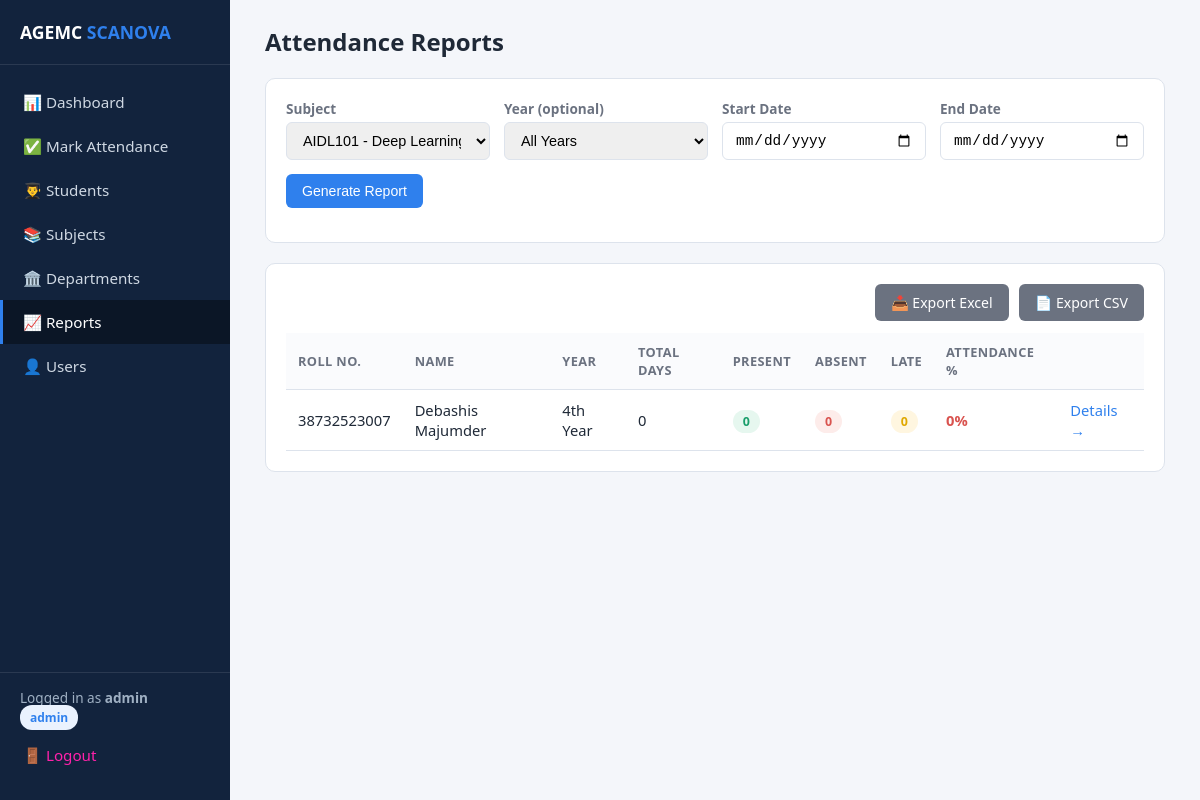
/reports?subject_id=1 (signed in), run on the app's committed database.
### app.py (models this page shows)
class Student(db.Model):
    id = db.Column(db.Integer, primary_key=True)
    roll_no = db.Column(db.String(30), unique=True, nullable=False)
    name = db.Column(db.String(100), nullable=False)
    email = db.Column(db.String(120))
    phone = db.Column(db.String(20))
    department_id = db.Column(db.Integer, db.ForeignKey('department.id'), nullable=False)
    year = db.Column(db.String(20), nullable=False, default='1st Year')
    attendance_records = db.relationship('Attendance', backref='student', lazy=True, cascade="all, delete-orphan")

### app.py (the view)
@app.route('/reports')
@login_required
def reports():
    all_subjects = Subject.query.all()
    subject_id = request.args.get('subject_id', type=int)
    year_filter = request.args.get('year', '')
    start_date = request.args.get('start_date')
    end_date = request.args.get('end_date')
    report_data = []
    if subject_id:
        _, students_list = _report_students(subject_id, year_filter)
        for student in students_list:
            total, present, absent, late, percentage = _attendance_summary(student.id, subject_id, start_date, end_date)
            report_data.append({
                'student': student, 'total': total, 'present': present,
                'absent': absent, 'late': late, 'percentage': percentage
            })
    return render_template('reports.html', subjects=all_subjects, report_data=report_data,
                            selected_subject=subject_id, selected_year=year_filter,
                            start_date=start_date, end_date=end_date)

### app.py (called while the page is built)
def login_required(f):
    @wraps(f)
    def decorated(*args, **kwargs):
        if 'user_id' not in session:
            flash('Please log in first.', 'warning')
            return redirect(url_for('login'))
        return f(*args, **kwargs)
    return decorated

@app.context_processor
def inject_user():
    return dict(current_user_role=session.get('role'), current_username=session.get('username'),
                year_choices=YEAR_CHOICES)

def _attendance_summary(student_id, subject_id, start_date, end_date):
    q = Attendance.query.filter_by(student_id=student_id, subject_id=subject_id)
    if start_date:
        q = q.filter(Attendance.date >= datetime.strptime(start_date, '%Y-%m-%d').date())
    if end_date:
        q = q.filter(Attendance.date <= datetime.strptime(end_date, '%Y-%m-%d').date())
    records = q.all()
    total = len(records)
    present = len([r for r in records if r.status == 'Present'])
    absent = len([r for r in records if r.status == 'Absent'])
    late = len([r for r in records if r.status == 'Late'])
    percentage = round((present + late) / total * 100, 1) if total > 0 else 0
    return total, present, absent, late, percentage

def _report_students(subject_id, year_filter):
    subject = Subject.query.get_or_404(subject_id)
    q = Student.query.filter_by(department_id=subject.department_id)
    if year_filter:
        q = q.filter_by(year=year_filter)
    return subject, q.order_by(Student.roll_no).all()

### templates/reports.html (shortened to what this page needs)
{% extends "base.html" %}
{% block content %}
<div class="topbar"><h1>Attendance Reports</h1></div>
<div class="card">
  <form method="GET">
    <div class="form-row">
      <div>
        <label>Subject</label>
        <select name="subject_id" required>
          {% for s in subjects %}
          <option value="{{ s.id }}" {{ 'selected' if selected_subject == s.id }}>{{ s.code }} - {{ s.name }} ({{ s.department.name }})</option>
          {% endfor %}
        </select>
      </div>
      <div>
        <label>Year (optional)</label>
        <select name="year">
          <option value="">All Years</option>
        </select>
      </div>
      <div><label>Start Date</label><input type="date" name="start_date" value="{{ start_date or '' }}"></div>
      <div><label>End Date</label><input type="date" name="end_date" value="{{ end_date or '' }}"></div>
      <div><button class="btn" type="submit">Generate Report</button></div>
    </div>
  </form>
</div>
{% if report_data %}
<div class="card">
  <div style="display:flex; justify-content:flex-end; gap:10px; margin-bottom:12px;">
    <a class="btn btn-secondary"
       href="{{ url_for('export_report', subject_id=selected_subject, year=selected_year, start_date=start_date, end_date=end_date) }}">📥 Export Excel</a>
    <a class="btn btn-secondary"
       href="{{ url_for('export_report_csv', subject_id=selected_subject, year=selected_year, start_date=start_date, end_date=end_date) }}">📄 Export CSV</a>
  </div>
  <table>
    <tr><th>Roll No.</th><th>Name</th><th>Year</th><th>Total Days</th><th>Present</th><th>Absent</th><th>Late</th><th>Attendance %</th><th></th></tr>
    {% for r in report_data %}
    <tr>
      <td>{{ r.student.roll_no }}</td>
      <td>{{ r.student.name }}</td>
      <td>{{ r.student.year }}</td>
      <td>{{ r.total }}</td>
      <td><span class="pill pill-present">{{ r.present }}</span></td>
      <td><span class="pill pill-absent">{{ r.absent }}</span></td>
      <td><span class="pill pill-late">{{ r.late }}</span></td>
      <td><b style="color:{{ '#1a9e6b' if r.percentage >= 75 else '#d9534f' }}">{{ r.percentage }}%</b></td>
      <td><a class="link" href="{{ url_for('student_report', id=r.student.id) }}">Details →</a></td>
    </tr>
    {% endfor %}
  </table>
</div>
{% elif selected_subject %}
<div class="card"><div class="empty-state">No attendance records found for this subject/date range.</div></div>
{% endif %}
{% endblock %}

### templates/base.html (style rules this page uses)
:root { --navy: #12233d; --navy-dark: #0b1626; --accent: #2f80ed; --accent-light: #eaf2fe; --green: #1a9e6b; --red: #d9534f; --amber: #e0a800; --bg: #f4f6fa; --border: #dde3ec; --text: #1f2937; --muted: #6b7280; }
* { box-sizing: border-box; }
body { margin: 0; font-family: 'Segoe UI', Roboto, Arial, sans-serif; background: var(--bg); color: var(--text); }
.topbar { display: flex; justify-content: space-between; align-items: center; margin-bottom: 20px; }
.topbar h1 { font-size: 1.5rem; margin: 0; }
.card { background: #fff; border: 1px solid var(--border); border-radius: 10px; padding: 20px; margin-bottom: 20px; }
table { width: 100%; border-collapse: collapse; }
th, td { padding: 10px 12px; text-align: left; border-bottom: 1px solid var(--border); font-size: 0.92rem; }
th { background: #fafbfd; color: var(--muted); font-weight: 600; font-size: 0.8rem; text-transform: uppercase; letter-spacing: 0.03em; }
.btn { display: inline-block; background: var(--accent); color: #fff; border: none; padding: 9px 16px; border-radius: 6px; cursor: pointer; text-decoration: none; font-size: 0.88rem; font-weight: 500; }
.btn-secondary { background: #6b7280; }
input, select, textarea { padding: 9px 12px; border: 1px solid var(--border); border-radius: 6px; font-size: 0.9rem; width: 100%; }
label { font-size: 0.85rem; font-weight: 600; color: var(--muted); margin-bottom: 4px; display: block; }
.form-row { display: grid; grid-template-columns: repeat(auto-fit, minmax(180px, 1fr)); gap: 14px; margin-bottom: 14px; align-items: end; }
.pill { padding: 3px 10px; border-radius: 12px; font-size: 0.78rem; font-weight: 600; }
.pill-present { background: #e6f7ef; color: var(--green); }
.pill-absent { background: #fdecea; color: var(--red); }
.pill-late { background: #fff6e0; color: var(--amber); }
a.link { color: var(--accent); text-decoration: none; font-weight: 500; }

### data on the page
Student: student.roll_no "38732523007", student.name "Debashis Majumder", student.year "4th Year"

### other printed values
{{ current_username }} "admin"
{{ current_user_role }} "admin"
{{ r.total }} "0"
{{ r.present }} "0"
{{ r.absent }} "0"
{{ r.late }} "0"
{{ r.percentage }} "0"
form field subject_id "AIDL101 - Deep Learning (AI)"
